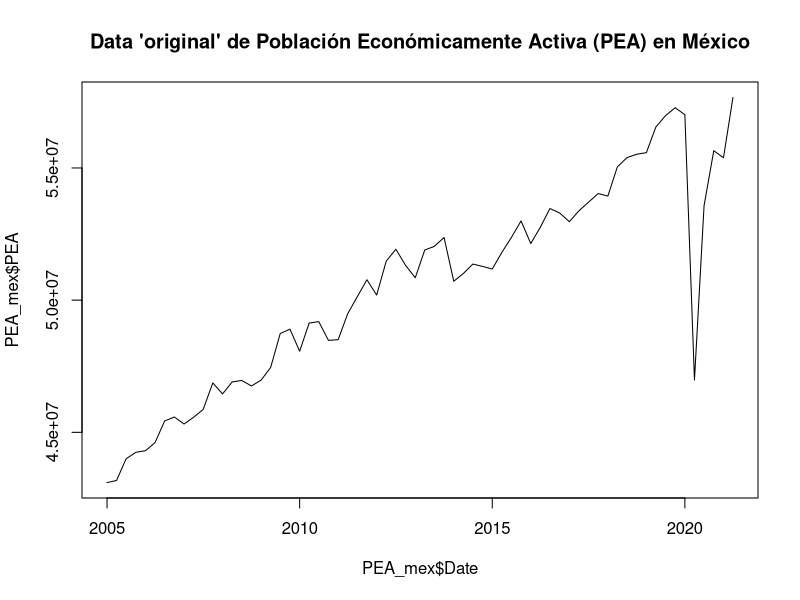
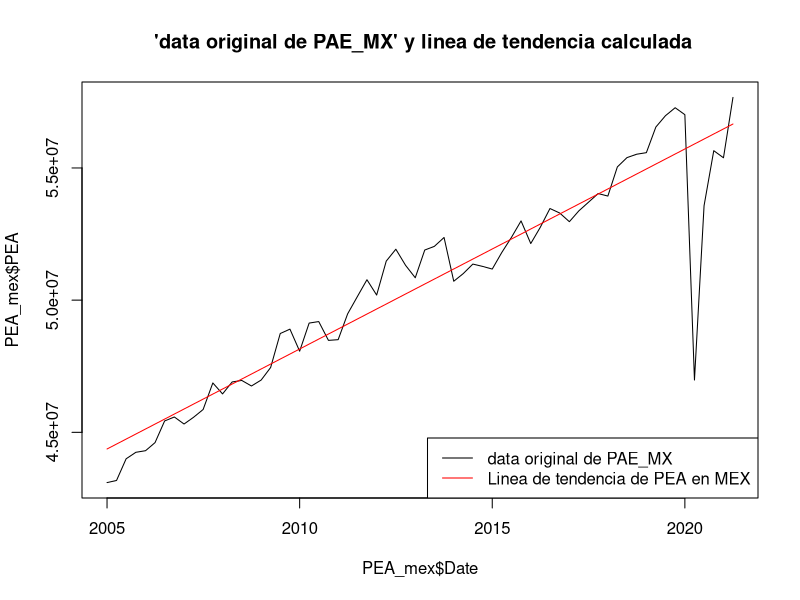
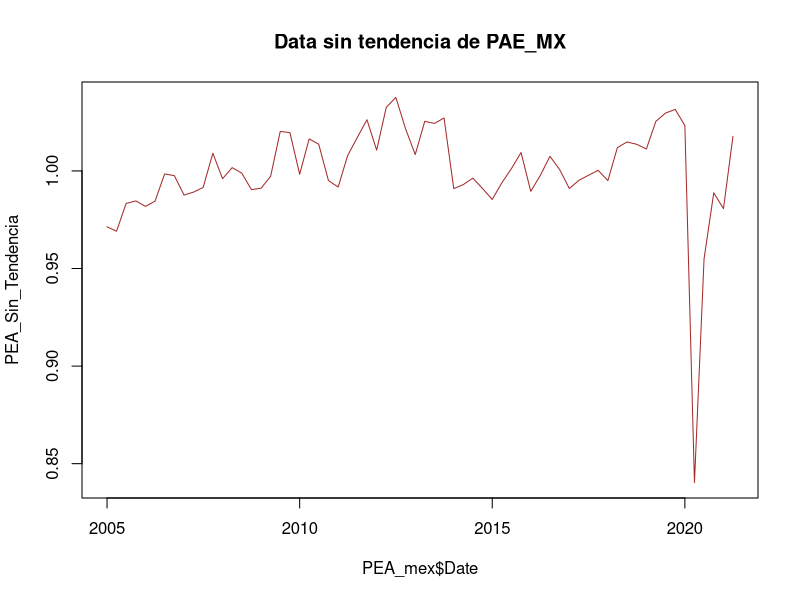
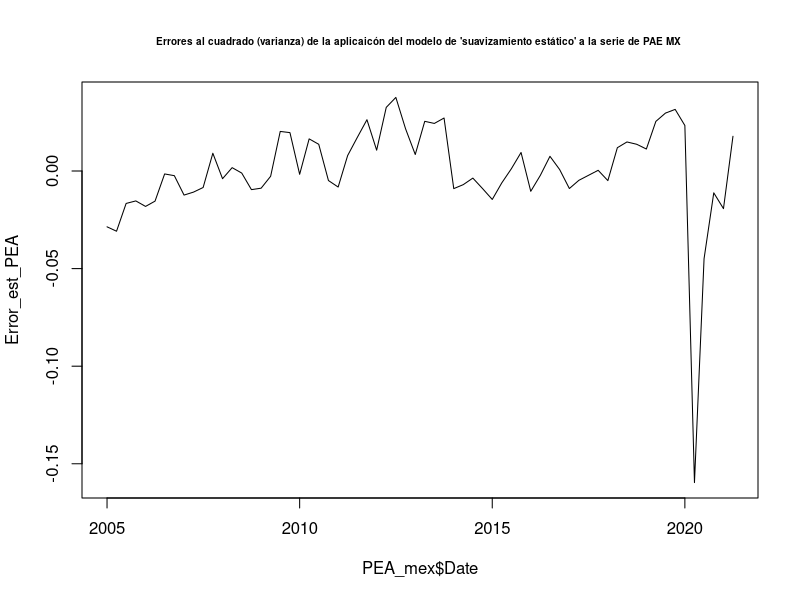
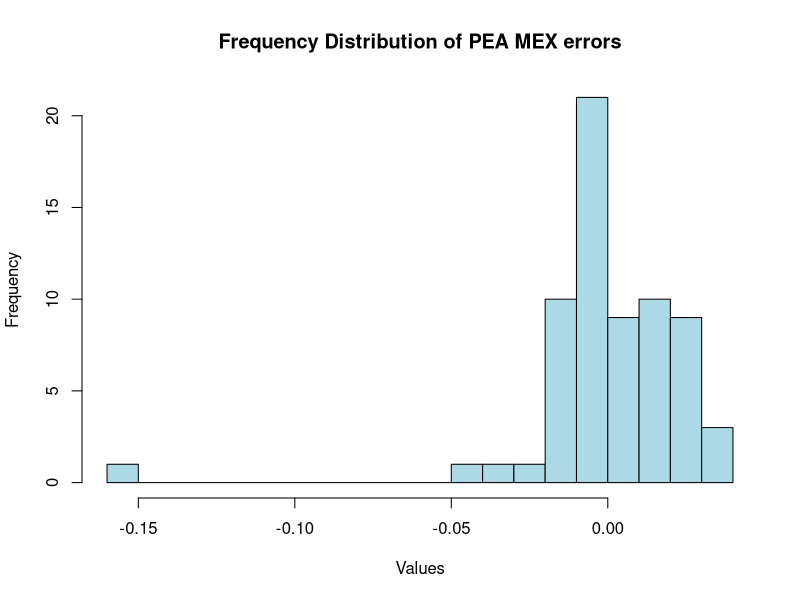
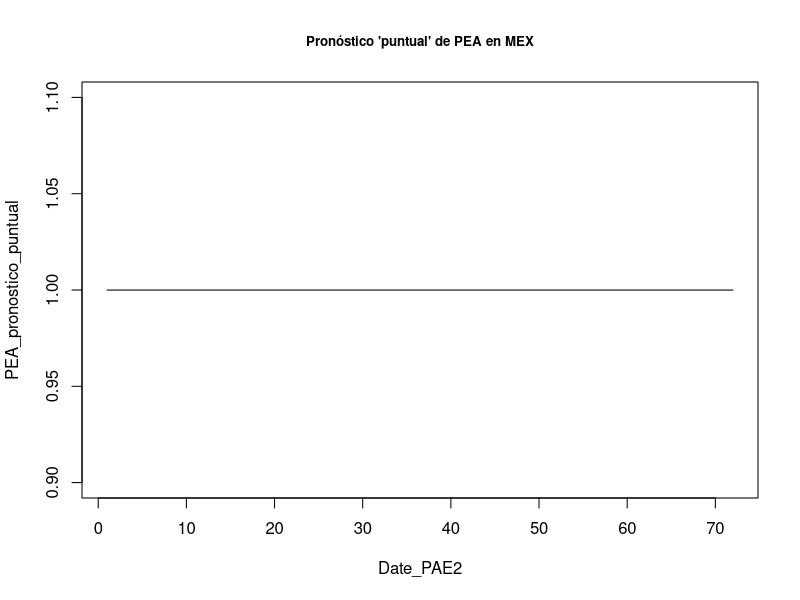
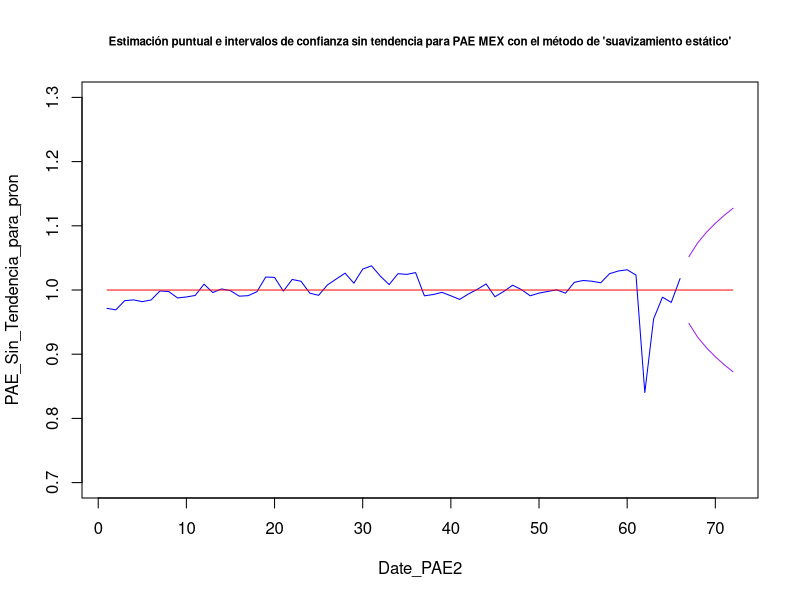
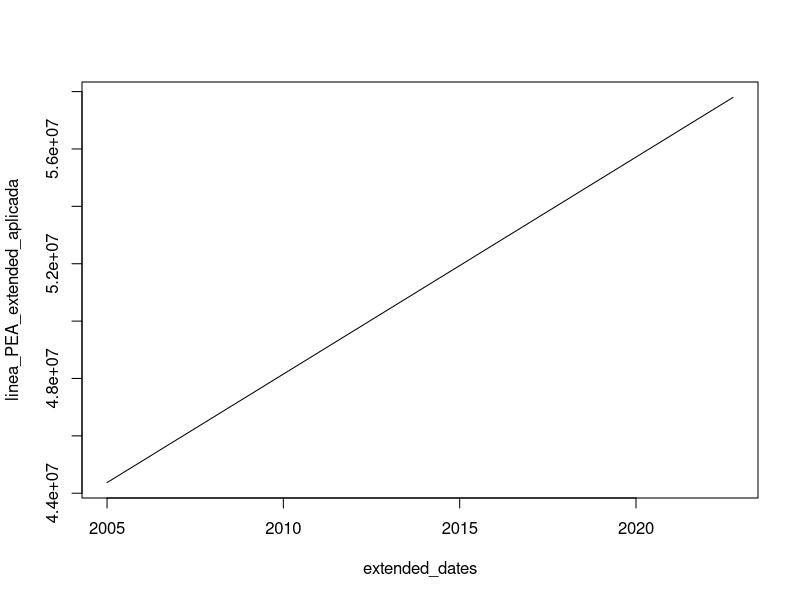

These figures' R source, in order: (Note: this script raises an error after producing the figures.)
## ---- chunk 1
knitr::opts_chunk$set(echo = TRUE)
## ---- chunk 2
install.packages("readxl")

library("readxl")


PEA_mex <-read_excel("PEA_MEX_pp.xlsx")
## ---- chunk 3
head(PEA_mex)
summary(PEA_mex)
typeof(PEA_mex)
dim(PEA_mex)
## ---- chunk 4

plot(PEA_mex$Date, PEA_mex$PEA,type="l", main="Data 'original' de Población Económicamente Activa (PEA) en México")
## ---- chunk 5

linea_PEA<-lm(PEA~Date, data=PEA_mex)
linea_PEA
## ---- chunk 6
linea_PEA_aplicada <- predict(linea_PEA, newdata = data.frame(Date = PEA_mex$Date))

head(linea_PEA_aplicada)
tail(linea_PEA_aplicada)

## ---- chunk 7
plot(PEA_mex$Date, PEA_mex$PEA, type="l", main=" 'data original de PAE_MX' y linea de tendencia calculada")
lines(x = PEA_mex$Date, y = linea_PEA_aplicada, col = "red")

legend("bottomright", legend = c("data original de PAE_MX", "Linea de tendencia de PEA en MEX"), 
       col = c("black", "red"), lty = 1)

## ---- chunk 8
PEA_Sin_Tendencia<-PEA_mex$PEA/linea_PEA_aplicada

plot(PEA_mex$Date, PEA_Sin_Tendencia, type="l", main=" Data sin tendencia de PAE_MX ", col="brown")
## ---- chunk 9
PEA_MX_ruido_blanco <- PEA_Sin_Tendencia
head(PEA_MX_ruido_blanco)
tail(PEA_MX_ruido_blanco)
## ---- chunk 10
Error_est_PEA<-PEA_Sin_Tendencia-mean(PEA_MX_ruido_blanco)
head(Error_est_PEA)
tail(Error_est_PEA)

##Claculando la desviaicón estandar del error

sd_est_PEA<-sd(Error_est_PEA)
sd_est_PEA

plot(PEA_mex$Date, Error_est_PEA, type="l", main="Errores al cuadrado (varianza) de la aplicaicón del modelo de 'suavizamiento estático' a la serie de PAE MX ", cex.main=0.6)

## ---- chunk 11


mean(Error_est_PEA)
## ---- chunk 12
## Se calcula la varianza
var(Error_est_PEA)

## Se calcula la desviación estandar 
sd_est_PEA
## ---- chunk 13
hist(Error_est_PEA, breaks = 20, col = "lightblue", main = "Frequency Distribution of PEA MEX errors", xlab = "Values", ylab = "Frequency")

## ---- chunk 14
estimacion_puntual_PEA_ST<-mean(PEA_Sin_Tendencia)
estimacion_puntual_PEA_ST

## ---- chunk 15
##Creamos un eje x que incluya a los 66 datos + 6 que se pronosticarán
Date_PAE2<-c(1:72)


## Creamos el vector de datos que incluirá los  datos históricos  sin tendencia + 6 valores NA a pronosticar
PAE_Sin_Tendencia_para_pron<-c(PEA_Sin_Tendencia, rep(NA, times=6))
head(PAE_Sin_Tendencia_para_pron)
tail(PAE_Sin_Tendencia_para_pron)


## Entonces el mejor pronóstico que tenemos para esta técnica es la media de la serie sin tendencia 


PEA_pronostico_puntual <- rep(estimacion_puntual_PEA_ST, times=72)
head(PEA_pronostico_puntual)
tail(PEA_pronostico_puntual)

plot(Date_PAE2,PEA_pronostico_puntual, type="l", main = "Pronóstico 'puntual' de PEA en MEX", cex.main=0.8, ylim=c(0.9, 1.1))
## ---- chunk 16
mean(PEA_MX_ruido_blanco)
## ---- chunk 17
tao<-c(1:6)
Lim_PEA<-2*sd_est_PEA*tao^.5
Lim_PEA
## ---- chunk 18

LI_PEA<-c(rep(NA, times=66), estimacion_puntual_PEA_ST-Lim_PEA)
head(LI_PEA)
tail(LI_PEA)

LS_PEA<-c(rep(NA, times=66), estimacion_puntual_PEA_ST+Lim_PEA)
head(LS_PEA)
tail(LS_PEA)

plot(Date_PAE2, PAE_Sin_Tendencia_para_pron, type="l", ylim = c(0.7,1.3) ,main="Estimación puntual e intervalos de confianza sin tendencia para PAE MEX con el método de 'suavizamiento estático'",col="Blue", cex.main=0.7)

lines(PEA_pronostico_puntual, col="Red")
lines(LI_PEA, col="Purple")
lines(LS_PEA, col="Purple")
## ---- chunk 19
# create a new data set with 72 rows
extended_dates <- seq(as.Date("2005-01-01"), as.Date("2022-10-01"), by = "quarter")
extended_trimester_PEA <- data.frame(Date = extended_dates, 
                                       PEA = rep(NA, length(extended_dates)))

head(extended_trimester_PEA)
tail(extended_trimester_PEA)

## ---- chunk 20


# copy the original data to the new data set for the first 66 rows
for(i in 1:66){
  extended_trimester_PEA$PEA[i] <- PEA_mex$PEA[i]
}

extended_trimester_PEA


# fit the model with the extended data set
linea_PEA_extended <- lm(PEA ~ Date, data = extended_trimester_PEA)
linea_PEA_extended

## ---- chunk 21
# predict values for the extended date range
linea_PEA_extended_aplicada <- predict(linea_PEA_extended, 
                                                newdata = data.frame(Date = extended_dates))
linea_PEA_extended_aplicada

# plot the predicted values
plot(extended_dates, linea_PEA_extended_aplicada, type = "l")
## ---- chunk 22

##Creando el vector original + los valores a predecir como NAs
PEA_original_para_pron<-c(PEA_mex$PEA, rep(NA, times=6))
head(PEA_original_para_pron)



Est_punt_PEA_ajustada<-c(rep(NA, times=66), mean(PEA_pronostico_puntual)*linea_PEA_extended_aplicada[67:72])
head(Est_punt_PEA_ajustada)
tail(Est_punt_PEA_ajustada)

# plot the original data and the predicted values together
plot(extended_dates, PEA_original_para_pron, main="PEA pronóstico (con método estático) ajustado con componente de estacionalidad",type="l", xlab="Year", ylab="PEA", cex.main=0.8)
lines(extended_dates, Est_punt_PEA_ajustada, col="blue")


legend("bottomright", legend = c("PEA historico", "Pronóstico calculado con método estático"), 
       col = c("black", "blue"), lty = 1)


## ---- chunk 23

LI_PEA_ajustado<-c(rep(NA, times=66), LI_PEA[67:72]*linea_PEA_extended_aplicada[67:72])
LI_PEA_ajustado

LS_PEA_ajustado<-c(rep(NA, times=66), LS_PEA[67:72]*linea_PEA_extended_aplicada[67:72])
LS_PEA_ajustado


# Plot only non-NA values
# plot the original data and the predicted values together


PEA_original_para_pron<-c(PEA_mex$PEA, rep(NA, times=6))
PEA_original_para_pron
dim(PEA_original_para_pron)


# plot the original data and the predicted values together
plot(extended_dates,PEA_MEX_completa$PEA, main="PEA pronostico (con método estático) ajustada con componente de trend + intervalos vs PEA real", type="l", xlab="Year", ylab="PEA", ylim=c(40000000, 65000000), cex.main=0.7)

lines(extended_dates, Est_punt_PEA_ajustada, col="blue")
x_vals <- c(rep(NA, times = 66), extended_dates[67:72])

lines(x_vals, LI_PEA_ajustado, col = "purple")
lines(x_vals, LS_PEA_ajustado, col = "purple")


legend("bottomright", legend = c("PEA original", "Pronóstico calculado con método estático"), 
       col = c("black", "blue"), lty = 1)


## ---- chunk 24
df_demanda_PEA_MX_pronostico<-data.frame(PEA_MEX_completa$PEA,
                                                Est_punt_PEA_ajustada, LI_PEA_ajustado, LS_PEA_ajustado)
View(df_demanda_PEA_MX_pronostico)

tail(df_demanda_PEA_MX_pronostico)
## ---- chunk 25
install.packages("readxl")

library("readxl")

PEA_MEX_completa <-read_excel("PEA_MEX_full.xlsx")
head(PEA_MEX_completa)
tail(PEA_MEX_completa)
## ---- chunk 26

##Primero formemos un vector con los valores reales 
PEA_MEX_completa_reales6 <- PEA_MEX_completa$PEA[67:72]
PEA_MEX_completa_reales6

## Despues formemos un vector con únicamente los valores pronósticados 
PEA_MEX_forecast6 <- Est_punt_PEA_ajustada[67:72]
PEA_MEX_forecast6

##Calculemos el MAPE entre estos dos vectores 

# First, calculate the absolute percentage error (APE) for each element in the vectors
APE_PEA_estatico <- abs((PEA_MEX_completa_reales6 - PEA_MEX_forecast6) / PEA_MEX_completa_reales6)

# Calculate the mean APE across all elements in the vectors
MAPE_PEA_estatico <- mean(APE_PEA_estatico) * 100

# Print the MAPE value
cat("El error tipo MAPE  para el forecast calculado con el método de 'suavizamiento estático'de la serie de PEA en MEX es:", MAPE_PEA_estatico, "%")


## ---- chunk 27
PEA_MEX_ts <-ts(PEA_mex$PEA, frequency =4, start =c(2005,1))
head(PEA_MEX_ts)
tail(PEA_MEX_ts)
## ---- chunk 28
plot(PEA_MEX_ts, main="PAE MEX train data en tipo time series (Valores de Enero de 2005 a Agosto de 2021)", cex.main=0.8)
## ---- chunk 29
PEA_MEX_ts_h1 <-HoltWinters(PEA_MEX_ts, gamma=FALSE)
PEA_MEX_ts_h1
## ---- chunk 30
PEA_MEX_ts_h1$alpha
## ---- chunk 31
PEA_MEX_ts_h1$beta

## ---- chunk 32
plot(PEA_MEX_ts_h1, main="Aplicaicón del método de Holt Winters a PEA MEX train data")
## ---- chunk 33
# Install the forecast package
install.packages("forecast")

# Load the forecast package
library(forecast)
## ---- chunk 34
PEA_MEX_ts_h1_fc <- forecast(PEA_MEX_ts_h1, h=6, level=0.95)
PEA_MEX_ts_h1_fc
## ---- chunk 35
plot(PEA_MEX_ts_h1_fc, main="Forecast de PAE MX usando el Método de Holt Winters con parámetro gamma ='False'", cex.main=0.8)
## ---- chunk 36
PEA_MEX_ts_h1$SSE
## ---- chunk 37

## Formemos un vector con únicamente los valores reales de los ultimos 6 trimestres 
PEA_completo_realest6 <- PEA_MEX_completa$PEA[67:72]
PEA_completo_realest6


## Formemos un vector con únicamente los valores pronósticados 
PEA_HW_forecast6 <- PEA_MEX_ts_h1_fc$mean
PEA_HW_forecast6



## ---- chunk 38

##Calculemos el MAPE entre estos dos vectores 

# First, calculate the absolute percentage error (APE) for each element in the vectors
APE_PEA_HW <- abs((PEA_completo_realest6 - PEA_HW_forecast6) / PEA_completo_realest6)

# Calculate the mean APE across all elements in the vectors
MAPE_PEA_HW <- mean(APE_PEA_HW) * 100

# Print the MAPE value
cat("MAPE error para el forecast calculado con el método de 'HoltWinters'es:", MAPE_PEA_HW, "%")
## ---- chunk 39
PEA_MEX_ts_h1$SSE
## ---- chunk 40
sse_PEA_hw <- ((PEA_MEX_ts_h1$SSE)/(length(PEA_MEX_ts)))^0.5
sse_PEA_hw
## ---- chunk 41
SSE_PEA_E <- sum(PEA_MX_ruido_blanco^2)
SSE_PEA_E
## ---- chunk 42
cat("MAPE error para el forecast calculado con el método de 'suavizamiento estático'es:", MAPE_PEA_estatico, "%")

  
cat("MAPE error para el forecast calculado con el método de 'HoltWinters'es:", MAPE_PEA_HW, "%")
## ---- chunk 43
LI_PEA_ajustado[67:72]
LS_PEA_ajustado[67:72]


intervalos_metodo_E<- data.frame(LI_PEA_ajustado_E =LI_PEA_ajustado[67:72], LS_PEA_ajustado_E= LS_PEA_ajustado[67:72])

intervalos_metodo_E

## ---- chunk 44
PEA_MEX_ts_h1_fc
